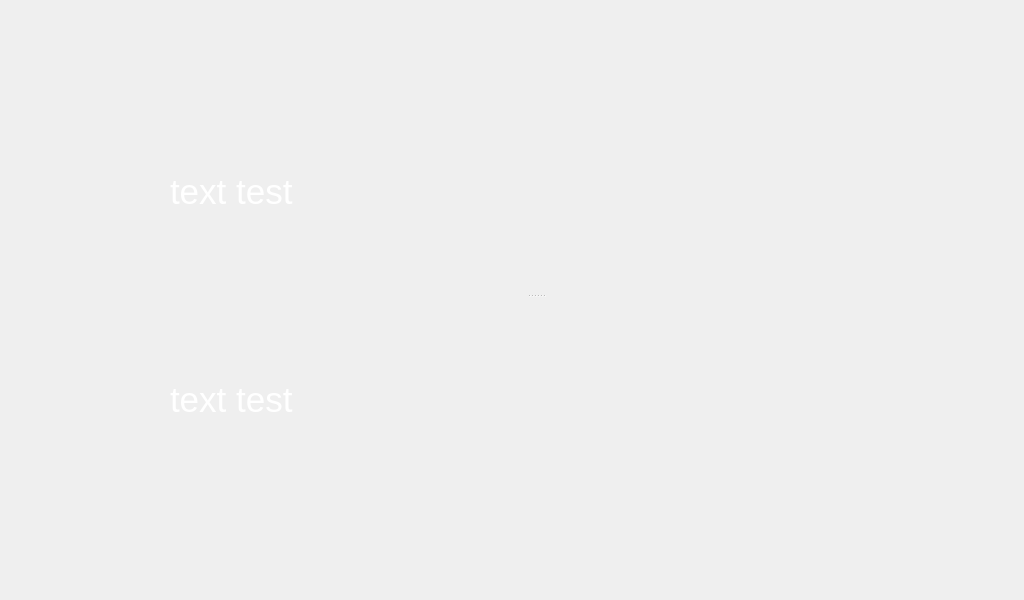
<?xml version="1.0" encoding="UTF-8"?>
<ui version="4.0">
 <class>Weather</class>
 <widget class="QDialog" name="Weather">
  <property name="geometry">
   <rect>
    <x>0</x>
    <y>0</y>
    <width>1024</width>
    <height>600</height>
   </rect>
  </property>
  <property name="windowTitle">
   <string>Dialog</string>
  </property>
  <property name="styleSheet">
   <string notr="true">color: rgb(0,0,0);</string>
  </property>
  <widget class="QPushButton" name="Back_Home">
   <property name="geometry">
    <rect>
     <x>-40</x>
     <y>0</y>
     <width>150</width>
     <height>600</height>
    </rect>
   </property>
   <property name="focusPolicy">
    <enum>Qt::NoFocus</enum>
   </property>
   <property name="styleSheet">
    <string notr="true">image: url(:/icons/icons/home.png);
border: none; </string>
   </property>
   <property name="text">
    <string/>
   </property>
   <property name="flat">
    <bool>true</bool>
   </property>
  </widget>
  <widget class="QSplitter" name="splitter">
   <property name="geometry">
    <rect>
     <x>170</x>
     <y>90</y>
     <width>731</width>
     <height>411</height>
    </rect>
   </property>
   <property name="orientation">
    <enum>Qt::Vertical</enum>
   </property>
   <widget class="QLabel" name="currentTemperatureLabel">
    <property name="font">
     <font>
      <family>Ubuntu</family>
      <pointsize>26</pointsize>
     </font>
    </property>
    <property name="styleSheet">
     <string notr="true">color: rgb(255, 255, 255);</string>
    </property>
    <property name="text">
     <string>text test</string>
    </property>
   </widget>
   <widget class="QLabel" name="currentWindSpeedLabel">
    <property name="font">
     <font>
      <family>Ubuntu</family>
      <pointsize>26</pointsize>
     </font>
    </property>
    <property name="styleSheet">
     <string notr="true">color: rgb(255, 255, 255);</string>
    </property>
    <property name="text">
     <string>text test</string>
    </property>
   </widget>
  </widget>
 </widget>
 <resources/>
 <connections/>
</ui>
